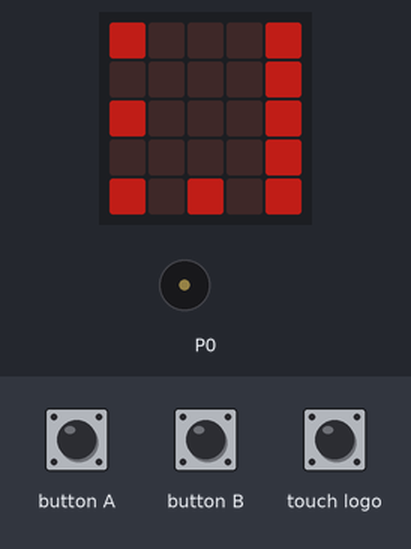
The program below on a simulated BBC micro:bit running MicroPython. Shown: the board's 5×5 LED display, buzzer (waves = sounding). The inputs (shaded band) are chosen by the test bench. Dim RGB values are drawn brighter than linear.

Above: at 1.2 s.
1.3 s: touch logo pressed for 0.15 s
At 3.0 s:
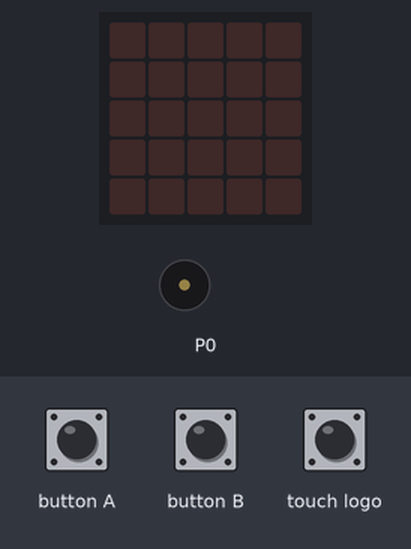
3.3 s: touch logo pressed for 1 s
At 5.8 s:
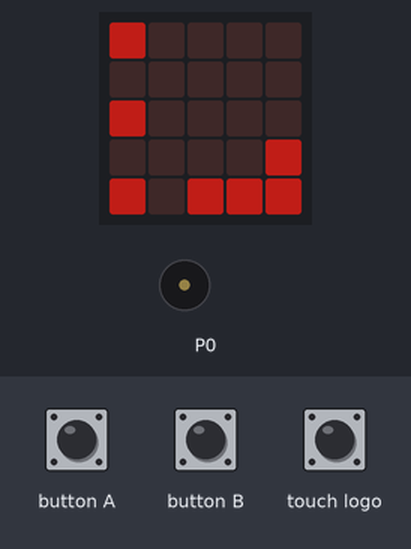
7.3 s: button A pressed for 0.15 s
At 9.7 s:
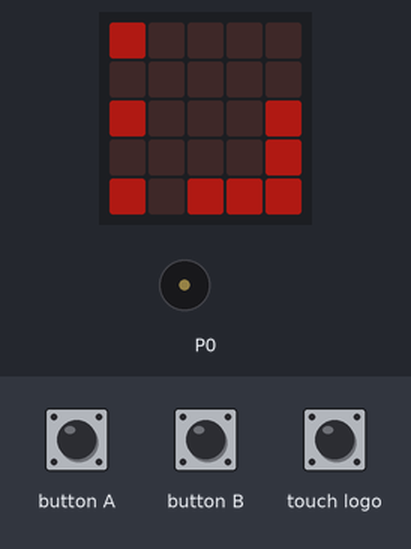
10.4 s: button B pressed for 0.15 s
At 11.7 s:
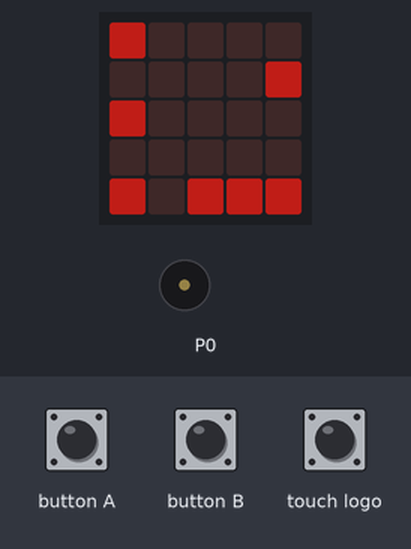
13.5 s: button A pressed for 1 s
At 15.6 s:
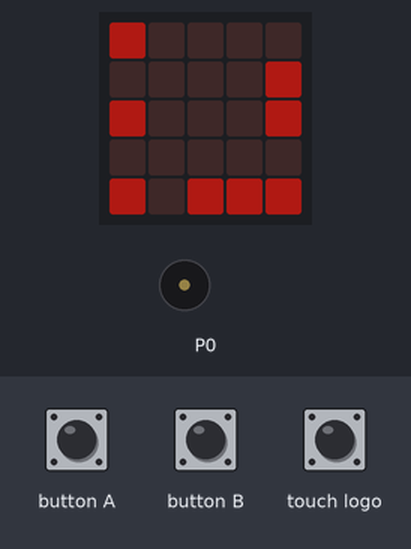
17.5 s: button B pressed for 1 s
At 20.1 s:
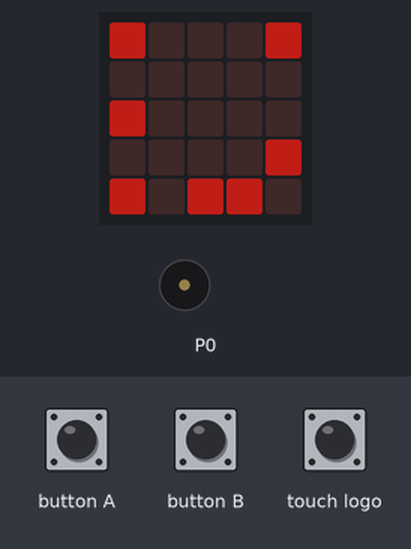
Timing chart, 0 to 21.6 s (numbered marks = the images above; inputs shaded):
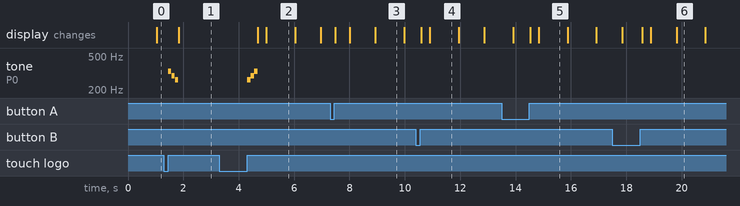

Measured:
- after the input at 1.3 s, tone on P0: plays 330 Hz for 0.12 s, 294 Hz for 0.12 s, 262 Hz for 0.12 s, starting after 0.15 s; the display: changes after 0.53 s (image 1)
- after the input at 3.3 s, tone on P0: plays 262 Hz for 0.12 s, 294 Hz for 0.12 s, 330 Hz for 0.12 s, starting after 1.0 s; the display: first changes after 1.4 s (image 2 shows a later state)
- what the display in image 2 shows lasts 1.0 s, from 5.0 s to 6.0 s

The program:

my_clock.py
```python
from microbit import *
import time, music, radio
from key_status import KeyStatus


class Clock:
    # all modes
    ScreenOn = 1
    AdjustHour = 2
    AdjustMinute = 3
    AdjustSecond = 4
    ScreenOff = 5

    def __init__(self):
        self._chip_base_ts = time.ticks_ms()
        self._realworld_base_sec = 0
        self._bright = 5
        self.cur_mode = Clock.ScreenOn

    def now(self) -> int:
        # get current datetime by delta ticks
        delta_seconds = (time.ticks_ms() - self._chip_base_ts) / 1000
        # 调整microbit本身的误差
        delta_seconds /= 0.98911
        cur_realworld_sec = self._realworld_base_sec + delta_seconds
        # always truncate to 24 hours
        return int(cur_realworld_sec) % (3600 * 24)

    def hour(self):
        return self.now() // 3600 % 24

    def minute(self):
        return self.now() // 60 % 60

    def second(self):
        return self.now() % 60

    def set_hour(self, hour):
        self._realworld_base_sec = hour * 3600 + self.now() % 3600
        self._chip_base_ts = time.ticks_ms()

    def set_minute(self, minute):
        self._realworld_base_sec = self.hour() * 3600 + minute * 60 + self.second()
        self._chip_base_ts = time.ticks_ms()

    def set_second(self, second):
        self._realworld_base_sec = self.hour() * 3600 + self.minute() * 60 + second
        self._chip_base_ts = time.ticks_ms()

    def inc_hour(self):
        v = self.hour() + 1
        if v == 24:
            v = 0
        self.set_hour(v)

    def dec_hour(self):
        v = self.hour() - 1
        if v == -1:
            v = 23
        self.set_hour(v)

    def inc_minute(self):
        v = self.minute() + 1
        if v == 60:
            v = 0
        self.set_minute(v)

    def dec_minute(self):
        v = self.minute() - 1
        if v == -1:
            v = 59
        self.set_minute(v)

    def inc_second(self):
        v = self.second() + 1
        if v == 60:
            v = 0
        self.set_second(v)

    def dec_second(self):
        v = self.second() - 1
        if v == -1:
            v = 59
        self.set_second(v)

    def set_bright(self, v):
        if v > 9:
            v = 9
        if v < 1:
            v = 1
        self._bright = v

    def inc_bright(self):
        v = self._bright + 1
        if v > 9:
            v = 9
        self._bright = v

    def dec_bright(self):
        v = self._bright - 1
        if v <= 0:
            v = 1
        self._bright = v

    def show(self):
        self.show_hour(self.hour())
        self.show_minute(self.minute())
        self.show_second(self.second())

    def show_hour(self, hour):
        v = hour
        b = self._bright
        if self.cur_mode == Clock.AdjustHour:
            b = 9
        elif self.cur_mode in [Clock.AdjustMinute, Clock.AdjustSecond]:
            b = 1
        for y in range(5):
            pt = v % 2
            if pt != 0:
                display.set_pixel(0, 4 - y, b)
            else:
                display.set_pixel(0, 4 - y, 0)
            v = v // 2

    def show_minute(self, minute):
        v = minute
        b = self._bright
        if self.cur_mode == Clock.AdjustMinute:
            b = 9
        elif self.cur_mode in [Clock.AdjustHour, Clock.AdjustSecond]:
            b = 1
        for x in range(1, 3):
            for y in range(5):
                pt = v % 2
                if pt != 0:
                    display.set_pixel(3 - x, 4 - y, b)
                else:
                    display.set_pixel(3 - x, 4 - y, 0)
                v = v // 2

    def show_second(self, second):
        v = second
        b = self._bright
        if self.cur_mode == Clock.AdjustSecond:
            b = 9
        elif self.cur_mode in [Clock.AdjustHour, Clock.AdjustMinute]:
            b = 1
        for x in range(3, 5):
            for y in range(5):
                pt = v % 2
                if pt != 0:
                    display.set_pixel(7 - x, 4 - y, b)
                else:
                    display.set_pixel(7 - x, 4 - y, 0)
                v = v // 2

    def alarm(self, t0, t1):
        h0, m0, s0 = t0
        h1, m1, s1 = t1
        ts0 = h0 * 3600 + m0 * 60 + s0
        ts1 = h1 * 3600 + m1 * 60 + s1
        if ts0 <= self.now() <= ts1:
            music.play(["C6:4", "D6:4", "E6:4", ])


# init_system
pin_logo.set_touch_mode(pin_logo.CAPACITIVE)
radio.off()  # to save energy

# variables
clock = Clock()
ks = KeyStatus()

# init time for test
clock.set_hour(21)
clock.set_minute(1)
clock.set_second(30)

clock.set_bright(3)


def debug_1():
    screen_on = True
    while True:
        ks.update()

        if ks.is_logo_pressed():
            screen_on = not screen_on
            if screen_on:
                display.on()
            else:
                display.off()
        if ks.is_key_a_pressed():
            clock.dec_bright()
            # clock.inc_hour()
        if ks.is_key_b_pressed():
            clock.inc_bright()
            # clock.inc_minute()
        if ks.is_key_ab_pressed():
            clock.inc_second()
        clock.show()
        sleep(100)


def main():
    while True:
        # update key status
        ks.update()

        # process key events in each mode, switch mode if needed
        if clock.cur_mode == Clock.ScreenOn:
            if ks.is_logo_pressed():
                # switch on/off
                clock.cur_mode = Clock.ScreenOff
                music.play(["E4:1", "D4:1", "C4:1", ])
                display.off()
            elif ks.is_key_ab_pressed():
                clock.cur_mode = Clock.AdjustHour
                music.play(["C3:1", ])
            elif ks.is_key_a_pressed():
                clock.dec_bright()
            elif ks.is_key_b_pressed():
                clock.inc_bright()
        elif clock.cur_mode == Clock.AdjustHour:
            if ks.is_key_ab_pressed():
                clock.cur_mode = Clock.AdjustMinute
                music.play(["C4:1", ])
            elif ks.is_key_a_pressed():
                clock.dec_hour()
            elif ks.is_key_b_pressed():
                clock.inc_hour()
        elif clock.cur_mode == Clock.AdjustMinute:
            if ks.is_key_ab_pressed():
                clock.cur_mode = Clock.AdjustSecond
                music.play(["C5:1", ])
            elif ks.is_key_a_pressed():
                clock.dec_minute()
            elif ks.is_key_b_pressed():
                clock.inc_minute()
        elif clock.cur_mode == Clock.AdjustSecond:
            if ks.is_key_ab_pressed():
                clock.cur_mode = Clock.ScreenOn  # back to normal
                music.play(["C4:1", "D4:1", "E4:1", ])
            elif ks.is_key_a_pressed():
                clock.dec_second()
            elif ks.is_key_b_pressed():
                clock.inc_second()
        elif clock.cur_mode == Clock.ScreenOff:
            if ks.is_logo_pressed():
                clock.cur_mode = Clock.ScreenOn
                music.play(["C4:1", "D4:1", "E4:1", ])
                display.on()

        # output
        clock.show()

        # 闹钟
        clock.alarm((7, 30, 0), (7, 30, 5))

        sleep(100)


main()
```

key_status.py
```python
from microbit import *


class KeyStatus:
    """
    记录各个按键的触发状态，同步+轮询，get and clear模式
    难点在于正确处理ab同时按下的事件
    完整的行为应该通过状态机描述，但此处简单处理
    """

    def __init__(self):
        self._prev_a_is_down = False
        self._prev_b_is_down = False
        self._prev_ab_is_down = False
        self._prev_logo_is_down = False

        self._event_a = False
        self._event_b = False
        self._event_ab = False
        self._event_logo = False

    def update(self):
        # 根据之前的状态和当前的状态，决定是否设置触发状态
        cur_key_a_is_down = button_a.is_pressed()
        cur_key_b_is_down = button_b.is_pressed()
        cur_logo_is_down = pin_logo.is_touched()

        # 首先特殊处理ab同时按下的情况
        if self._prev_ab_is_down:
            if not cur_key_a_is_down and not cur_key_b_is_down:
                # 曾经同时按下，现在都抬起了
                self._prev_ab_is_down = False
                self._event_ab = True
            else:
                # 还有一个键没松开，等着松开
                pass
        else:
            if cur_key_a_is_down and cur_key_b_is_down:
                # 同时按下
                self._prev_ab_is_down = True
            else:
                # 单独按键
                if self._prev_a_is_down and not cur_key_a_is_down:
                    self._event_a = True
                if self._prev_b_is_down and not cur_key_b_is_down:
                    self._event_b = True

        # logo的逻辑相对简单
        if self._prev_logo_is_down and not cur_logo_is_down:
            self._event_logo = True

        self._prev_a_is_down = cur_key_a_is_down
        self._prev_b_is_down = cur_key_b_is_down
        self._prev_logo_is_down = cur_logo_is_down

    def is_key_a_pressed(self):
        v = self._event_a
        if v:
            self._event_a = False
        return v

    def is_key_b_pressed(self):
        v = self._event_b
        if v:
            self._event_b = False
        return v

    def is_key_ab_pressed(self):
        # 同时clear单个键的状态
        v = self._event_ab
        if v:
            self._event_ab = False
            self._event_a = False
            self._event_b = False
        return v

    def is_logo_pressed(self):
        v = self._event_logo
        if v:
            self._event_logo = False
        return v
```
